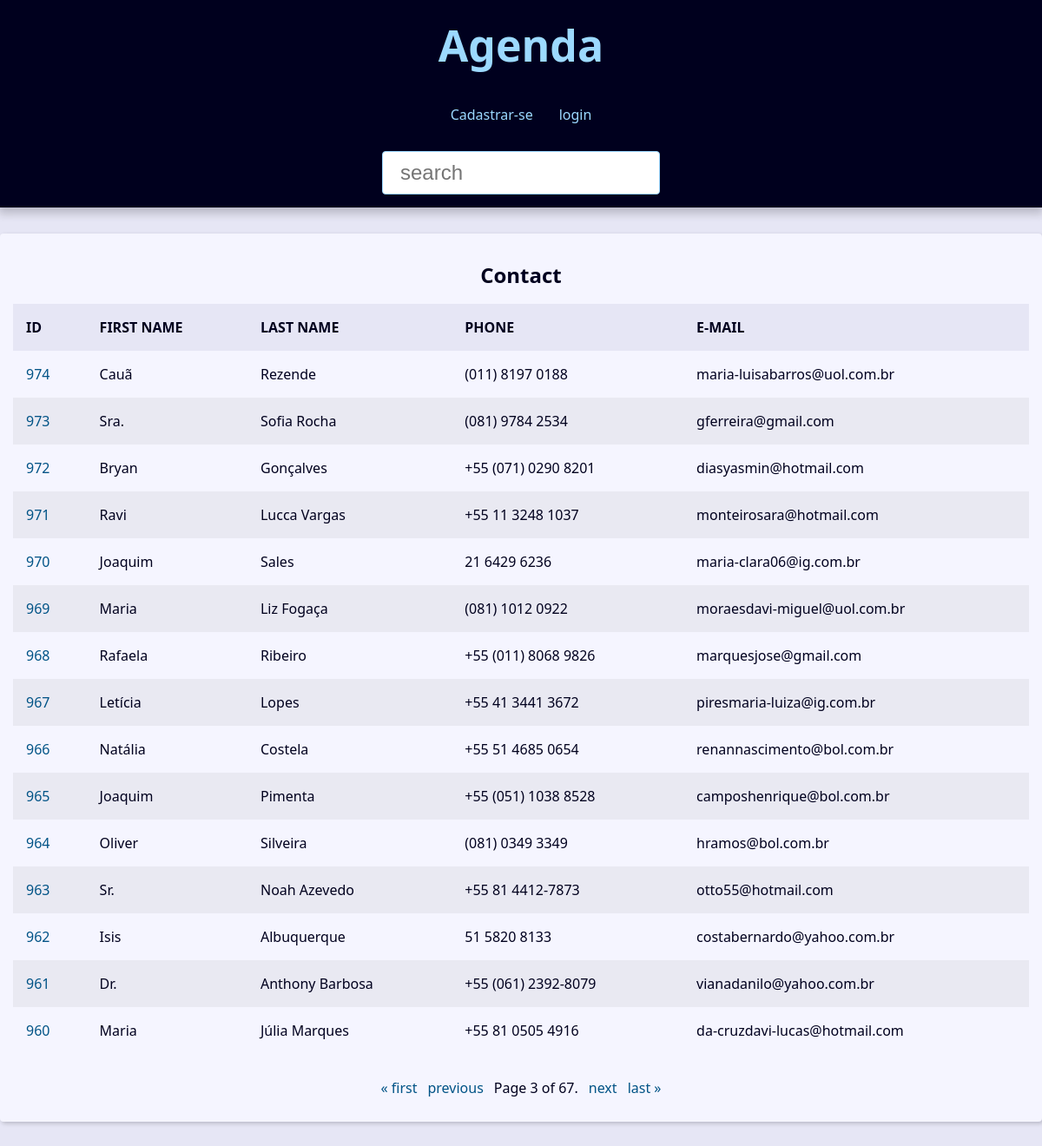
The app's page /?page=3&q= with its own data.
### contact/models.py (models this page shows, shortened)
class Contact(models.Model):
    first_name = models.CharField(max_length=50)
    last_name = models.CharField(max_length=50)
    phone = models.CharField(max_length=50)
    email = models.EmailField(max_length=254, blank=True)
    created_date = models.DateTimeField(default=timezone.now)
    description = models.TextField(blank=True)
    show = models.BooleanField(default=True)
    picture = models.ImageField(upload_to='pictures/%Y/%M', blank=True)
    category = models.ForeignKey(Category, on_delete=models.SET_NULL,
    blank=True, null=True)
    owner = models.ForeignKey(User, on_delete=models.SET_NULL,
    blank=True, null=True)

### contact/views/contacts_views.py (the view)
# urls.py: path('', contact_views.home, name='home'),
def home(request):
    contacts = Contact.objects.filter(show=True).order_by('-id')
    paginator = Paginator(contacts, 15)
    page_number = request.GET.get("page")
    page_obj = paginator.get_page(page_number)
    context = {
        'page_obj':  page_obj,
        'title': 'home',
    }
    return render(
        request,
        'contacts/home.html',
        context,
)

### contact/templates/contacts/home.html
{% extends "global/index.html" %}
{% block content %}
    {% if page_obj %}
    <div class="responsive-table">
        <table class="contacts-table">
            <caption class="table-caption">Contact</caption>
            <thead>
                <tr class="table-row table-row-header">
                    <th class="table-header">ID</th>
                    <th class="table-header">FIRST NAME</th>
                    <th class="table-header">LAST NAME</th>
                    <th class="table-header">PHONE</th>
                    <th class="table-header">E-MAIL</th>
                </tr>
            </thead>
            <tbody>
                {% for contact in page_obj %}
                <tr class="table-row">
                    <td class="table-cel">
                        <a href="{% url "contact" contact.id %}" class="table-link">
                            {{contact.id}}
                        </a>
                    </td>
                    <td class="table-cel">
                            {{contact.first_name}}
                        </td>
                        <td class="table-cel">
                            {{contact.last_name}}
                        </td>
                        <td class="table-cel">
                            {{contact.phone}}
                        </td>
                        <td class="table-cel">
                            {{contact.email}}
                        </td>
                    </tr>
                {% endfor %}
            </tbody>
        </table>
    </div>
    {% else %}
    <div class="single-contact">
        <h1 class="single-contact-name">
            Contato não encontrado.
        </h1>
    </div>
    {% endif %}
    {% endblock content %}

### contact/static/css/style.css (style rules this page uses)
:root { --spacing: 1.5rem; --link-dark-color: rgb(0, 83, 134); --link-light-color: rgb(156, 217, 255); --clr-white: rgb(245, 245, 255); --clr-black: rgb(0, 0, 30); --clr-light-gray: rgb(230, 230, 245); --clr-dark-shadow-5: rgba(0, 0, 10, 5%); --clr-dark-shadow-10: rgba(0, 0, 10, 10%); --clr-dark-shadow-20: rgba(0, 0, 10, 20%); --clr-light-shadow-5: rgba(200, 200, 255, 5%); --clr-light-shadow-10: rgba(200, 200, 255, 10%); --clr-light-shadow-20: rgba(200, 200, 255, 20%); --main-page-width: 120rem; --table-min-width: 60rem; --biggest-font-size: 5rem; --bigger-font-size: 4rem; --big-font-size: 3.2rem; --medium-font-size: 2.4rem; --small-font-size: 1.6rem; --smaller-font-size: 1.4rem; --smallest-font-size: 1.2rem; --transition-fast: 300ms; --transition-medium: 600ms; --transition-slow: 1s; --default-border-radius: 4px; }
*, *::before, *::after { margin: 0; padding: 0; box-sizing: border-box; }
html { font-size: 62.5%; }
body { font-family: system-ui, -apple-system, BlinkMacSystemFont, 'Segoe UI', Roboto, Oxygen, Ubuntu, Cantarell, 'Open Sans', 'Helvetica Neue', sans-serif; line-height: 1.5; font-size: var(--small-font-size); color: var(--clr-black); -webkit-font-smoothing: antialiased; background: var(--clr-light-gray); }
.responsive-table { width: 100%; overflow-x: auto; }
.contacts-table { width: 100%; min-width: var(--table-min-width); border-collapse: collapse; }
.table-caption { font-size: var(--medium-font-size); font-weight: bold; padding: var(--spacing); }
.table-row { text-align: left; text-overflow: ellipsis; transition: background-color var(--transition-fast) ease-in-out; }
.table-row:nth-of-type(2n) { background: var(--clr-dark-shadow-5); }
.table-row-header { background: var(--clr-light-gray); color: var(--clr-black); }
.table-cel, .table-header { padding: var(--spacing); }
.table-link { color: var(--link-dark-color); transition: color var(--transition-fast) ease-in-out; text-decoration: none; }

### records on screen
Contact: id "974", first_name "Cauã", last_name "Rezende", phone "(011) 8197 0188", email "maria-luisabarros@uol.com.br"
Contact: id "973", first_name "Sra.", last_name "Sofia Rocha", phone "(081) 9784 2534", email "gferreira@gmail.com"
Contact: id "972", first_name "Bryan", last_name "Gonçalves", phone "+55 (071) 0290 8201", email "diasyasmin@hotmail.com"
Contact: id "971", first_name "Ravi", last_name "Lucca Vargas", phone "+55 11 3248 1037", email "monteirosara@hotmail.com"
Contact: id "970", first_name "Joaquim", last_name "Sales", phone "21 6429 6236", email "maria-clara06@ig.com.br"
Contact: id "969", first_name "Maria", last_name "Liz Fogaça", phone "(081) 1012 0922", email "moraesdavi-miguel@uol.com.br"
Contact: id "968", first_name "Rafaela", last_name "Ribeiro", phone "+55 (011) 8068 9826", email "marquesjose@gmail.com"
Contact: id "967", first_name "Letícia", last_name "Lopes", phone "+55 41 3441 3672", email "piresmaria-luiza@ig.com.br"
Contact: id "966", first_name "Natália", last_name "Costela", phone "+55 51 4685 0654", email "renannascimento@bol.com.br"
Contact: id "965", first_name "Joaquim", last_name "Pimenta", phone "+55 (051) 1038 8528", email "camposhenrique@bol.com.br"
Contact: id "964", first_name "Oliver", last_name "Silveira", phone "(081) 0349 3349", email "hramos@bol.com.br"
Contact: id "963", first_name "Sr.", last_name "Noah Azevedo", phone "+55 81 4412-7873", email "otto55@hotmail.com"
Contact: id "962", first_name "Isis", last_name "Albuquerque", phone "51 5820 8133", email "costabernardo@yahoo.com.br"
Contact: id "961", first_name "Dr.", last_name "Anthony Barbosa", phone "+55 (061) 2392-8079", email "vianadanilo@yahoo.com.br"
Contact: id "960", first_name "Maria", last_name "Júlia Marques", phone "+55 81 0505 4916", email "da-cruzdavi-lucas@hotmail.com"

### other values on screen
{{ page_obj.number }} "3"
{{ page_obj.paginator.num_pages }} "67"
